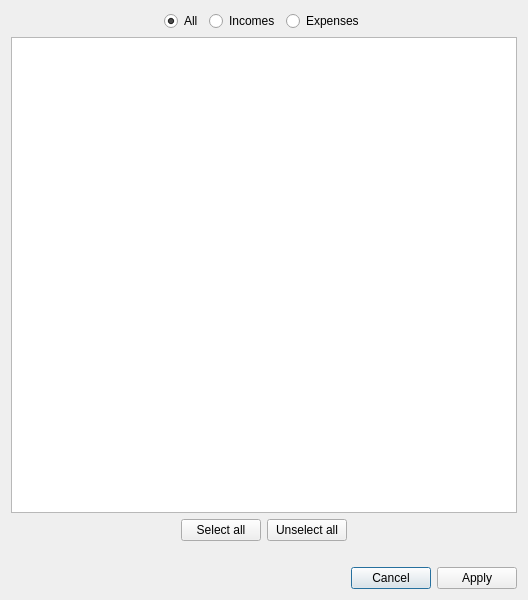
<?xml version="1.0" encoding="UTF-8"?>
<ui version="4.0">
 <class>ManageTagsChooseCsdDialog</class>
 <widget class="QDialog" name="ManageTagsChooseCsdDialog">
  <property name="geometry">
   <rect>
    <x>0</x>
    <y>0</y>
    <width>528</width>
    <height>600</height>
   </rect>
  </property>
  <property name="windowTitle">
   <string>Choose Cash Stream Definitions</string>
  </property>
  <layout class="QVBoxLayout" name="verticalLayout_2">
   <item>
    <layout class="QVBoxLayout" name="verticalLayout">
     <item>
      <layout class="QHBoxLayout" name="horizontalLayout_3"/>
     </item>
     <item>
      <layout class="QHBoxLayout" name="horizontalLayout_buttons">
       <item>
        <spacer name="horizontalSpacer_4">
         <property name="orientation">
          <enum>Qt::Orientation::Horizontal</enum>
         </property>
         <property name="sizeHint" stdset="0">
          <size>
           <width>40</width>
           <height>20</height>
          </size>
         </property>
        </spacer>
       </item>
       <item>
        <widget class="QRadioButton" name="allRadioButton">
         <property name="text">
          <string>All</string>
         </property>
         <property name="checked">
          <bool>true</bool>
         </property>
         <attribute name="buttonGroup">
          <string notr="true">buttonGroup</string>
         </attribute>
        </widget>
       </item>
       <item>
        <widget class="QRadioButton" name="incomesRadioButton">
         <property name="text">
          <string>Incomes</string>
         </property>
         <attribute name="buttonGroup">
          <string notr="true">buttonGroup</string>
         </attribute>
        </widget>
       </item>
       <item>
        <widget class="QRadioButton" name="expensesRadioButton">
         <property name="text">
          <string>Expenses</string>
         </property>
         <attribute name="buttonGroup">
          <string notr="true">buttonGroup</string>
         </attribute>
        </widget>
       </item>
       <item>
        <spacer name="horizontalSpacer_5">
         <property name="orientation">
          <enum>Qt::Orientation::Horizontal</enum>
         </property>
         <property name="sizeHint" stdset="0">
          <size>
           <width>40</width>
           <height>20</height>
          </size>
         </property>
        </spacer>
       </item>
      </layout>
     </item>
     <item>
      <layout class="QHBoxLayout" name="horizontalLayout">
       <item>
        <widget class="QListWidget" name="csdListWidget">
         <property name="alternatingRowColors">
          <bool>true</bool>
         </property>
         <property name="selectionMode">
          <enum>QAbstractItemView::SelectionMode::ExtendedSelection</enum>
         </property>
         <property name="sortingEnabled">
          <bool>true</bool>
         </property>
        </widget>
       </item>
      </layout>
     </item>
     <item>
      <layout class="QHBoxLayout" name="horizontalLayout_2">
       <item>
        <spacer name="horizontalSpacer_2">
         <property name="orientation">
          <enum>Qt::Orientation::Horizontal</enum>
         </property>
         <property name="sizeHint" stdset="0">
          <size>
           <width>40</width>
           <height>20</height>
          </size>
         </property>
        </spacer>
       </item>
       <item>
        <widget class="QPushButton" name="selectAllPushButton">
         <property name="text">
          <string>Select all</string>
         </property>
        </widget>
       </item>
       <item>
        <widget class="QPushButton" name="unselectAllPushButton">
         <property name="text">
          <string>Unselect all</string>
         </property>
        </widget>
       </item>
       <item>
        <spacer name="horizontalSpacer_3">
         <property name="orientation">
          <enum>Qt::Orientation::Horizontal</enum>
         </property>
         <property name="sizeHint" stdset="0">
          <size>
           <width>40</width>
           <height>20</height>
          </size>
         </property>
        </spacer>
       </item>
      </layout>
     </item>
     <item>
      <spacer name="verticalSpacer">
       <property name="orientation">
        <enum>Qt::Orientation::Vertical</enum>
       </property>
       <property name="sizeType">
        <enum>QSizePolicy::Policy::Fixed</enum>
       </property>
       <property name="sizeHint" stdset="0">
        <size>
         <width>20</width>
         <height>20</height>
        </size>
       </property>
      </spacer>
     </item>
     <item>
      <layout class="QHBoxLayout" name="horizontalLayout_Buttons">
       <item>
        <spacer name="horizontalSpacer">
         <property name="orientation">
          <enum>Qt::Orientation::Horizontal</enum>
         </property>
         <property name="sizeHint" stdset="0">
          <size>
           <width>40</width>
           <height>20</height>
          </size>
         </property>
        </spacer>
       </item>
       <item>
        <widget class="QPushButton" name="cancelPushButton">
         <property name="text">
          <string>Cancel</string>
         </property>
         <property name="default">
          <bool>true</bool>
         </property>
        </widget>
       </item>
       <item>
        <widget class="QPushButton" name="applyPushButton">
         <property name="text">
          <string>Apply</string>
         </property>
        </widget>
       </item>
      </layout>
     </item>
    </layout>
   </item>
  </layout>
 </widget>
 <resources/>
 <connections/>
 <buttongroups>
  <buttongroup name="buttonGroup"/>
 </buttongroups>
</ui>
